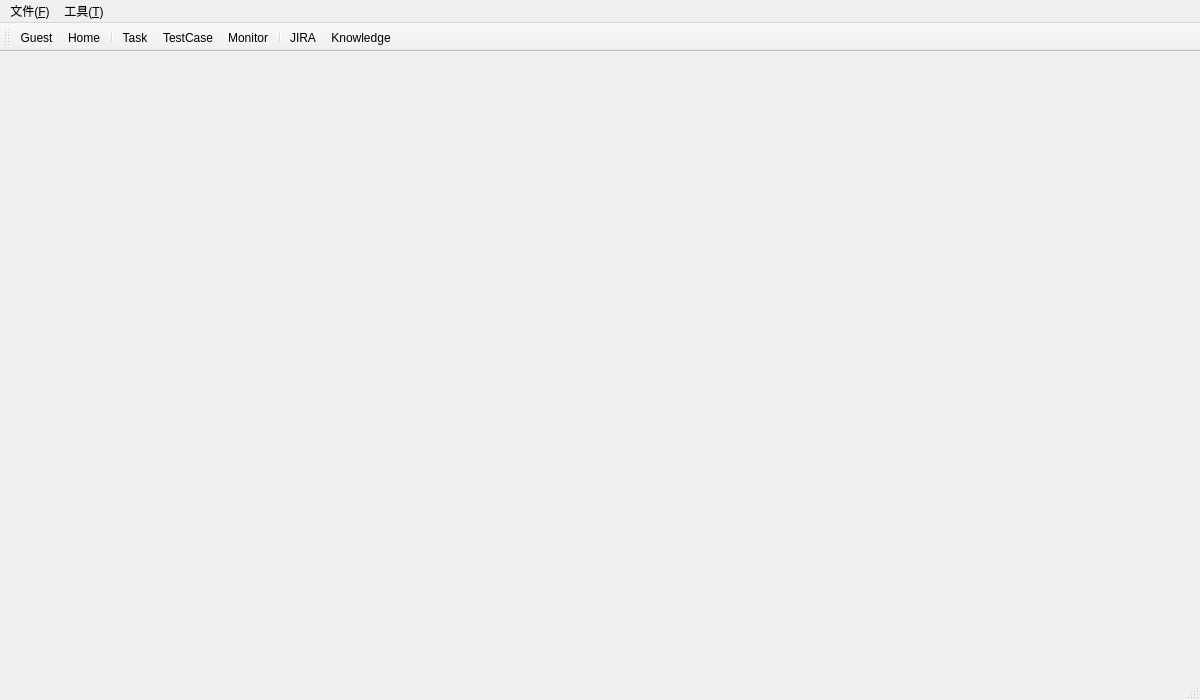
<?xml version="1.0" encoding="UTF-8"?>
<ui version="4.0">
 <class>MainWindow</class>
 <widget class="QMainWindow" name="MainWindow">
  <property name="enabled">
   <bool>true</bool>
  </property>
  <property name="geometry">
   <rect>
    <x>0</x>
    <y>0</y>
    <width>1200</width>
    <height>700</height>
   </rect>
  </property>
  <property name="windowTitle">
   <string>Woodpecker</string>
  </property>
  <property name="windowIcon">
   <iconset resource="../res.qrc">
    <normaloff>:/mainicon/res/wp.ico</normaloff>:/mainicon/res/wp.ico</iconset>
  </property>
  <property name="autoFillBackground">
   <bool>false</bool>
  </property>
  <property name="styleSheet">
   <string notr="true"/>
  </property>
  <widget class="QWidget" name="centralwidget"/>
  <widget class="QMenuBar" name="menubar">
   <property name="geometry">
    <rect>
     <x>0</x>
     <y>0</y>
     <width>1200</width>
     <height>19</height>
    </rect>
   </property>
   <property name="styleSheet">
    <string notr="true"/>
   </property>
   <widget class="QMenu" name="menu_file">
    <property name="styleSheet">
     <string notr="true"/>
    </property>
    <property name="title">
     <string>文件(&amp;F)</string>
    </property>
    <addaction name="menu_login"/>
    <addaction name="separator"/>
    <addaction name="menu_save"/>
    <addaction name="menu_exit"/>
   </widget>
   <widget class="QMenu" name="menu_tools">
    <property name="title">
     <string>工具(&amp;T)</string>
    </property>
    <addaction name="menu_inf"/>
    <addaction name="separator"/>
    <addaction name="menu_settings"/>
   </widget>
   <addaction name="menu_file"/>
   <addaction name="menu_tools"/>
  </widget>
  <widget class="QStatusBar" name="statusbar"/>
  <widget class="QToolBar" name="toolBar">
   <property name="enabled">
    <bool>true</bool>
   </property>
   <property name="windowTitle">
    <string>toolBar</string>
   </property>
   <property name="autoFillBackground">
    <bool>true</bool>
   </property>
   <property name="iconSize">
    <size>
     <width>30</width>
     <height>30</height>
    </size>
   </property>
   <property name="toolButtonStyle">
    <enum>Qt::ToolButtonTextBesideIcon</enum>
   </property>
   <attribute name="toolBarArea">
    <enum>TopToolBarArea</enum>
   </attribute>
   <attribute name="toolBarBreak">
    <bool>false</bool>
   </attribute>
   <addaction name="actionUser"/>
   <addaction name="toolbar_home"/>
   <addaction name="separator"/>
   <addaction name="toolbar_task"/>
   <addaction name="toolbar_case"/>
   <addaction name="toolbar_monitor"/>
   <addaction name="separator"/>
   <addaction name="toolbar_jira"/>
   <addaction name="toolbar_knowledge"/>
  </widget>
  <action name="menu_save">
   <property name="text">
    <string>保存</string>
   </property>
  </action>
  <action name="menu_exit">
   <property name="text">
    <string>退出</string>
   </property>
  </action>
  <action name="menu_login">
   <property name="checkable">
    <bool>false</bool>
   </property>
   <property name="text">
    <string>登录到JIRA</string>
   </property>
  </action>
  <action name="toolbar_home">
   <property name="icon">
    <iconset resource="../res.qrc">
     <normaloff>:/toolbars/res/home.png</normaloff>:/toolbars/res/home.png</iconset>
   </property>
   <property name="text">
    <string>Home</string>
   </property>
  </action>
  <action name="toolbar_case">
   <property name="icon">
    <iconset resource="../res.qrc">
     <normaloff>:/toolbars/res/table_sheet.png</normaloff>:/toolbars/res/table_sheet.png</iconset>
   </property>
   <property name="text">
    <string>TestCase</string>
   </property>
  </action>
  <action name="menu_inf">
   <property name="text">
    <string>接口测试</string>
   </property>
  </action>
  <action name="menu_settings">
   <property name="text">
    <string>设置</string>
   </property>
  </action>
  <action name="actionUser">
   <property name="icon">
    <iconset resource="../res.qrc">
     <normaloff>:/toolbars/res/user1s.png</normaloff>:/toolbars/res/user1s.png</iconset>
   </property>
   <property name="text">
    <string>Guest</string>
   </property>
  </action>
  <action name="toolbar_jira">
   <property name="icon">
    <iconset resource="../res.qrc">
     <normaloff>:/toolbars/res/jira.png</normaloff>:/toolbars/res/jira.png</iconset>
   </property>
   <property name="text">
    <string>JIRA</string>
   </property>
  </action>
  <action name="toolbar_task">
   <property name="icon">
    <iconset resource="../res.qrc">
     <normaloff>:/toolbars/res/task.png</normaloff>:/toolbars/res/task.png</iconset>
   </property>
   <property name="text">
    <string>Task</string>
   </property>
  </action>
  <action name="toolbar_knowledge">
   <property name="icon">
    <iconset resource="../res.qrc">
     <normaloff>:/toolbars/res/inbox.png</normaloff>:/toolbars/res/inbox.png</iconset>
   </property>
   <property name="text">
    <string>Knowledge</string>
   </property>
  </action>
  <action name="toolbar_monitor">
   <property name="icon">
    <iconset resource="../res.qrc">
     <normaloff>:/toolbars/res/system_monitor.png</normaloff>:/toolbars/res/system_monitor.png</iconset>
   </property>
   <property name="text">
    <string>Monitor</string>
   </property>
  </action>
 </widget>
 <resources>
  <include location="../res.qrc"/>
 </resources>
 <connections/>
</ui>
